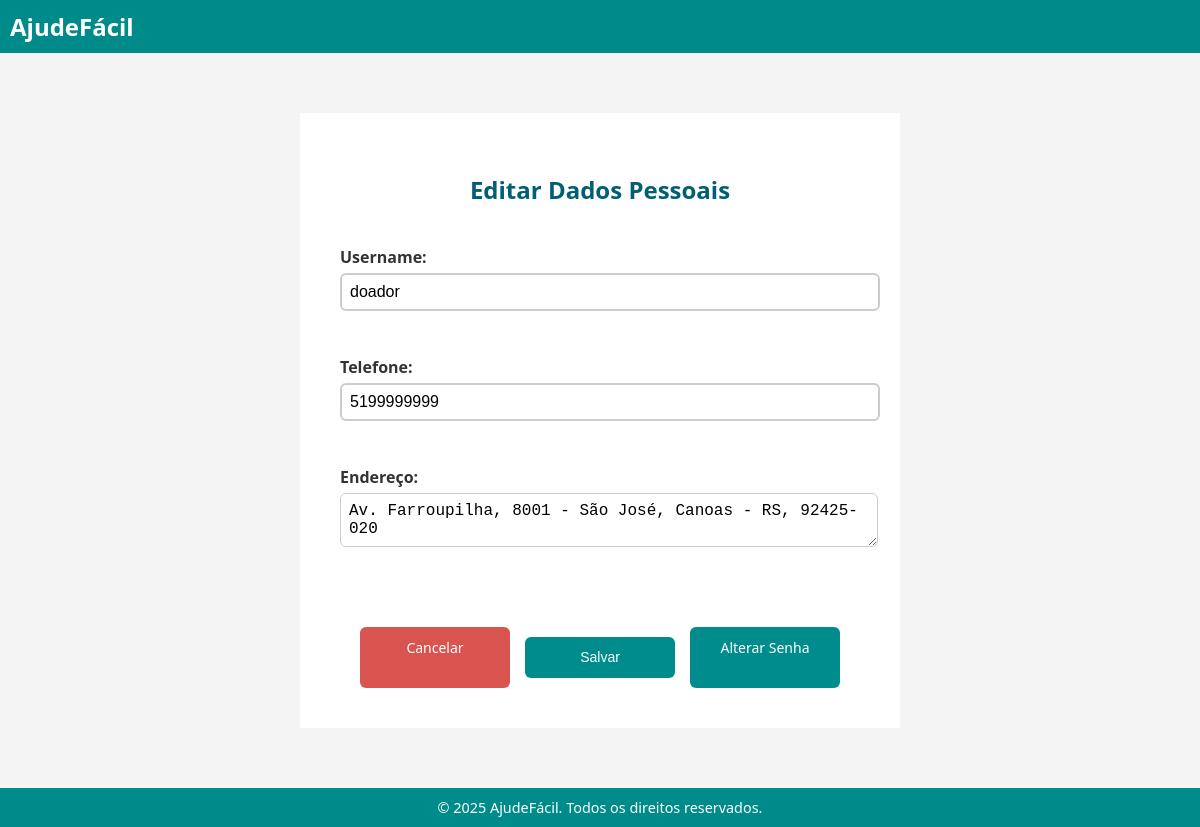
The page /editar_dados/ (signed in) on the database its author committed.
### doacoes/models.py (models this page shows, shortened)
class Perfil(models.Model):
    TIPO_CHOICES = [
        ('doador', 'Doador'),
        ('voluntario', 'Voluntário'),
        ('administrador', 'Administrador'),
    ]
    usuario = models.OneToOneField(User, on_delete=models.CASCADE)
    tipo = models.CharField("Tipo de usuário", max_length=20, choices=TIPO_CHOICES)
    cpf_cnpj = models.CharField("CPF/CNPJ", max_length=20, blank=True, null=True)
    data_nascimento_fundacao = models.DateField("Nascimento/Fundação", blank=True, null=True)
    endereco = models.TextField("Endereço", blank=True, null=True)
    telefone = models.CharField("Telefone", max_length=20, blank=True, null=True)

### doacoes/views.py (the view)
# urls.py: path('editar_dados/', views.editar_dados, name='editar_dados'),
@login_required
def editar_dados(request):
    perfil = request.user.perfil
    url_voltar = 'home_voluntario' if perfil.tipo == 'voluntario' else 'home_doador'
    if request.method == 'POST':
        form = FormEditarUsuario(request.POST, instance=request.user)
        if form.is_valid():
            user = form.save()
            perfil.endereco = form.cleaned_data.get('endereco', perfil.endereco)
            perfil.telefone = form.cleaned_data.get('telefone', perfil.telefone)
            perfil.save()
            return redirect(url_voltar)
    else:
        form = FormEditarUsuario(
            instance=request.user,
            initial={
                'endereco': perfil.endereco,
                'telefone': perfil.telefone
            }
        )
    return render(request, 'doacoes/editar_usuario.html', {
        'form': form,
        'perfil': perfil,
        'url_voltar': url_voltar,
    })

### doacoes/forms.py (shortened to what this page needs)
class FormEditarUsuario(forms.ModelForm):
    endereco = forms.CharField(
        label='Endereço', required=True,
        widget=forms.Textarea(attrs={'rows': 2, 'class': 'form-control'})
    )
    telefone = forms.CharField(
        label='Telefone', max_length=20, required=True,
        widget=forms.TextInput(attrs={'class': 'form-control'})
    )
    class Meta:
        model = User
        fields = ['username', 'email']

### doacoes/templates/doacoes/editar_usuario.html (shortened to what this page needs)
{% extends 'base.html' %}
{% load widget_tweaks %}
{% block content %}
<main class="container" style="max-width: 600px; margin: 40px auto;">
    <h2 style="text-align: center; margin-bottom: 30px;">Editar Dados Pessoais</h2>
    <form method="post" style="display: flex; flex-direction: column; align-items: center;">
        <div style="width: 100%; margin-bottom: 20px;">
            {{ form.username.label_tag }}
            {% render_field form.username style="width: 100%; padding: 8px;" %}
        </div>
        <div style="width: 100%; margin-bottom: 20px;">
            {{ form.telefone.label_tag }}
            {% render_field form.telefone style="width: 100%; padding: 8px;" %}
        </div>
        <div style="width: 100%; margin-bottom: 30px;">
            {{ form.endereco.label_tag }}
            {% render_field form.endereco style="width: 100%; padding: 8px;" %}
        </div>
        <div style="display: flex; justify-content: center; gap: 15px; margin-top: 30px;">
            <a href="{% url url_voltar %}" style="width: 150px; padding: 10px 0; text-align: center; background-color: #d9534f; color: white; text-decoration: none; border-radius: 6px; font-size: 14px; line-height: 1.5;">
                Cancelar
            </a>
            <button type="submit" style="width: 150px; padding: 10px 0; text-align: center; background-color: #008c8c; color: white; border: none; border-radius: 6px; font-size: 14px; line-height: 1.5;">
                Salvar
            </button>
            <a href="{% url 'trocar_senha' %}" style="width: 150px; padding: 10px 0; text-align: center; background-color: #008c8c; color: white; text-decoration: none; border-radius: 6px; font-size: 14px; line-height: 1.5;">
                Alterar Senha
            </a>
        </div>
    </form>
</main>
{% endblock %}

### doacoes/static/css/estilo.css (style rules this page uses)
body { font-family: 'Segoe UI', Tahoma, Geneva, Verdana, sans-serif; background-color: #f4f4f4; color: #333; margin: 0; padding: 0; height: 100vh; display: flex; flex-direction: column; }
.container { max-width: 800px; margin: auto; background: #fff; padding: 30px; border-radius: 12px; box-shadow: 0 2px 10px rgba(0, 0, 0, 0.1); }
h2 { text-align: center; margin-bottom: 25px; color: #005f73; }
form label { display: block; margin-top: 10px; font-weight: bold; }
form input, form select, form button, form textarea { width: 100%; padding: 10px; margin-top: 5px; margin-bottom: 15px; border: 1px solid #ccc; border-radius: 6px; font-size: 1rem; }
form button { background-color: #5dc1c4; color: white; cursor: pointer; transition: 0.3s; }
a { color: #0a9396; text-decoration: none; }
main.container { flex: 1; padding: 40px; width: 100%; max-width: 100%; box-sizing: border-box; background: #fff; }
button, input[type="submit"], form button { background-color: #5dc1c4; color: white; border: none; padding: 10px 15px; border-radius: 6px; cursor: pointer; }
input[type="text"], input[type="password"] { border-width: 2px; }
button, input[type="submit"], form button { width: auto; padding: 8px 16px; font-size: 0.95rem; }
button, input[type="submit"], form button { display: block; margin: 10px auto; }
.container { width: 100%; margin: 0; padding: 30px; background: #fff; border-radius: 0; box-shadow: none; }

### rows shown on the page
Perfil: telefone "5199999999", endereco "Av. Farroupilha, 8001 - São José, Canoas - RS, 92425-020"
